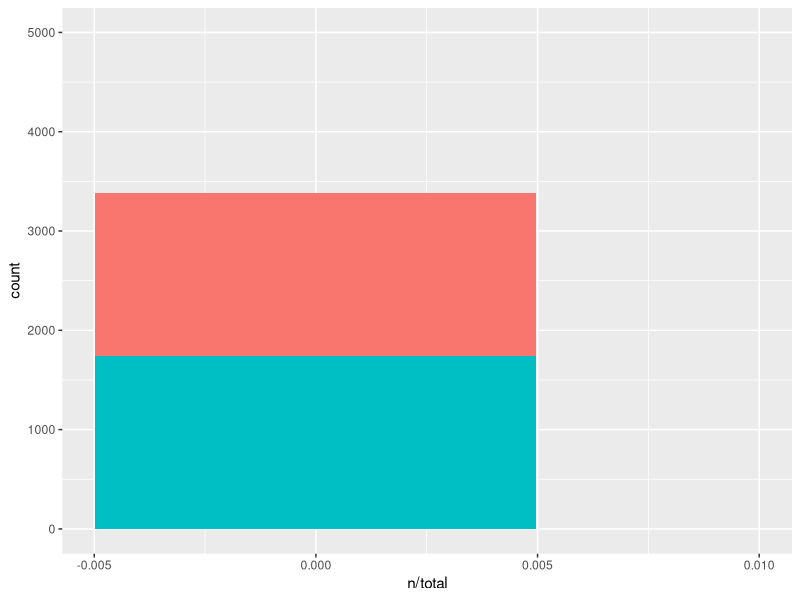
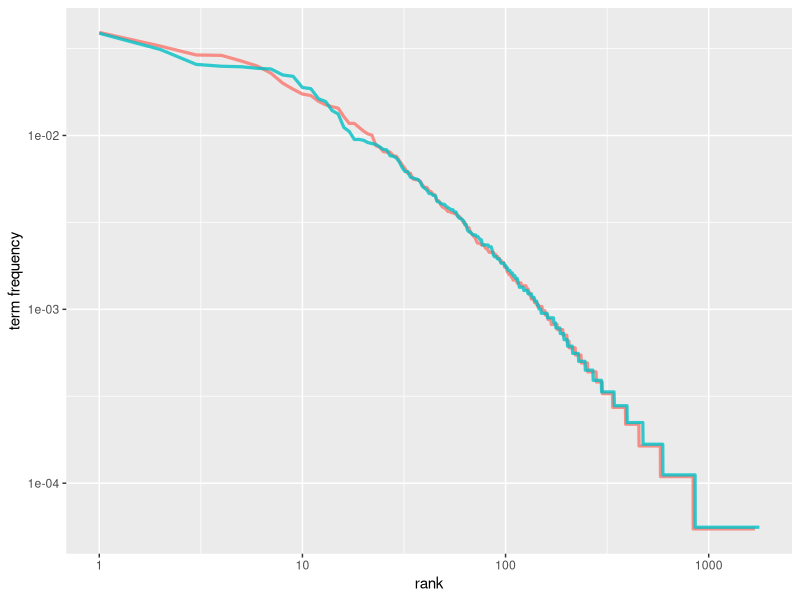

These charts were generated, in order, by the following R code:
## ---- chunk 1
library(dplyr)
library(janeaustenr)
library(tidytext)

data <- read.csv("MU3D_Video_Level_Data.csv")
## ---- chunk 2
data$Transcription <- gsub('[[:punct:] ]+',';',data$Transcription)
data$Labels <- ifelse(grepl("T", data$VideoID)=="TRUE", "T", "L")
data2 <- data %>% unnest_tokens(words,Transcription,token = stringr::str_split, pattern = ";") %>%
  select(VideoID, words, Labels)

## ---- chunk 3
cluster_words <- data2 %>%
  count(Labels,words,sort = TRUE)
cluster_total_words <- cluster_words %>%
  group_by(Labels) %>%
  summarize(total=sum(n))
cluster_words <- left_join(cluster_words,cluster_total_words)
cluster_words <- cluster_words %>%
  arrange(Labels)

## ---- chunk 4

library(ggplot2)

ggplot(cluster_words, aes(n/total, fill = Labels)) +
  geom_histogram(show.legend = FALSE,bins = 2) +
  xlim(NA, 0.01) +
  coord_cartesian(ylim=c(0,5000))

## ---- chunk 5
freq_by_rank <- cluster_words %>% 
  group_by(Labels) %>% 
  mutate(rank = row_number(), 
         `term frequency` = n/total) %>%
  ungroup()


freq_by_rank %>% 
  ggplot(aes(rank, `term frequency`, color = Labels)) + 
  geom_line(size = 1.1, alpha = 0.8, show.legend = FALSE) + 
  scale_x_log10() +
  scale_y_log10()

cluster_tf_idf <- cluster_words %>%
  bind_tf_idf(words, Labels, n)
cluster_tf_idf
